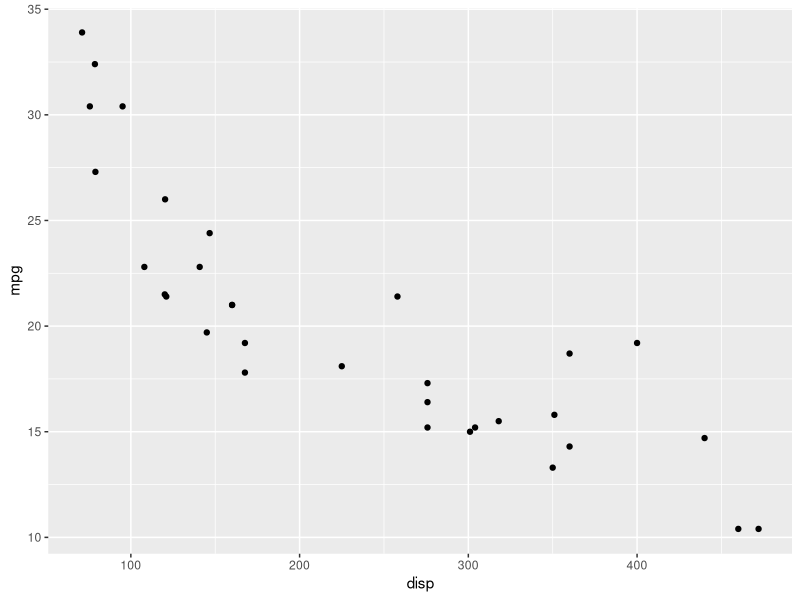
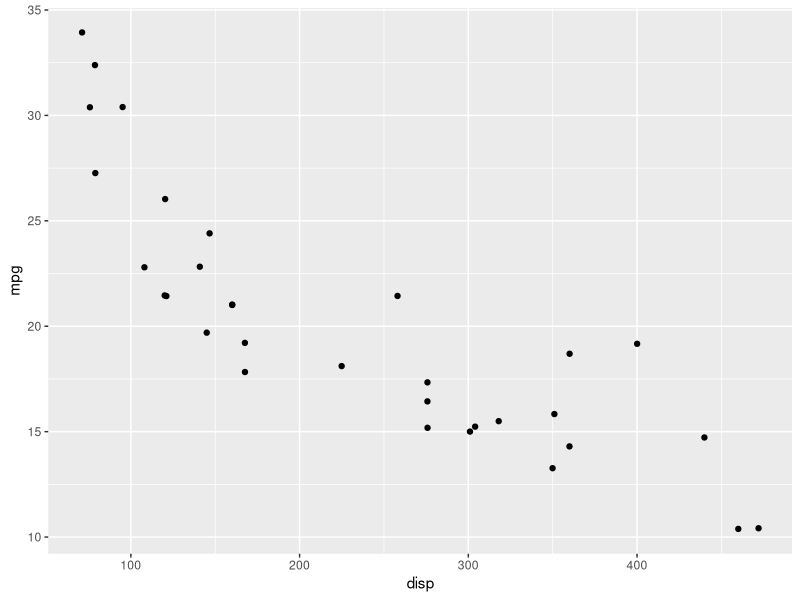
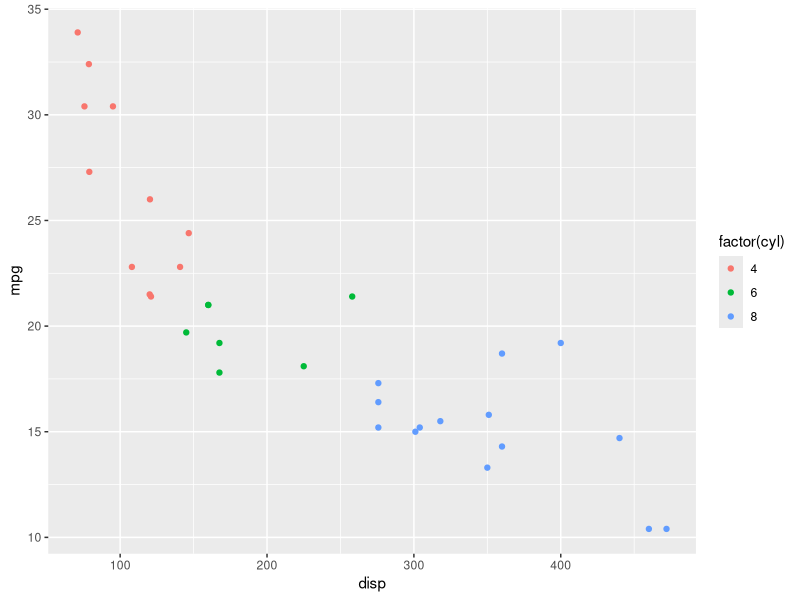
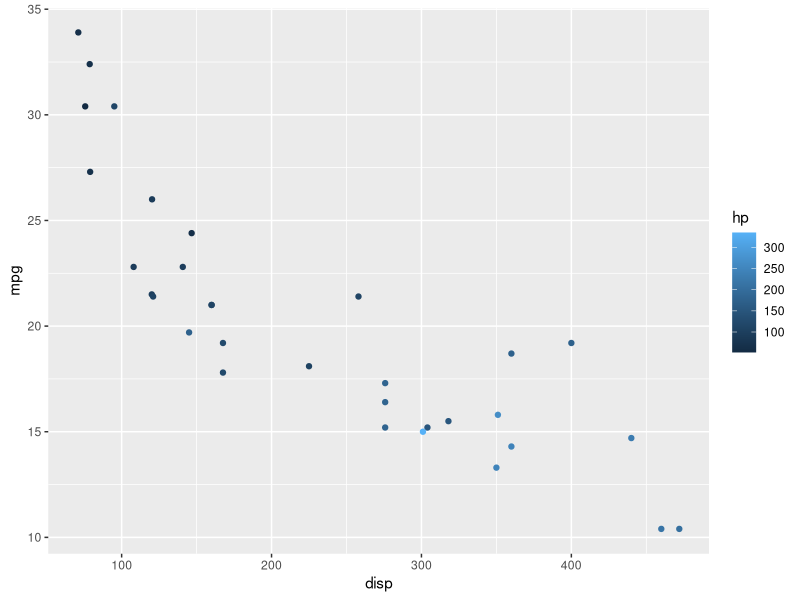
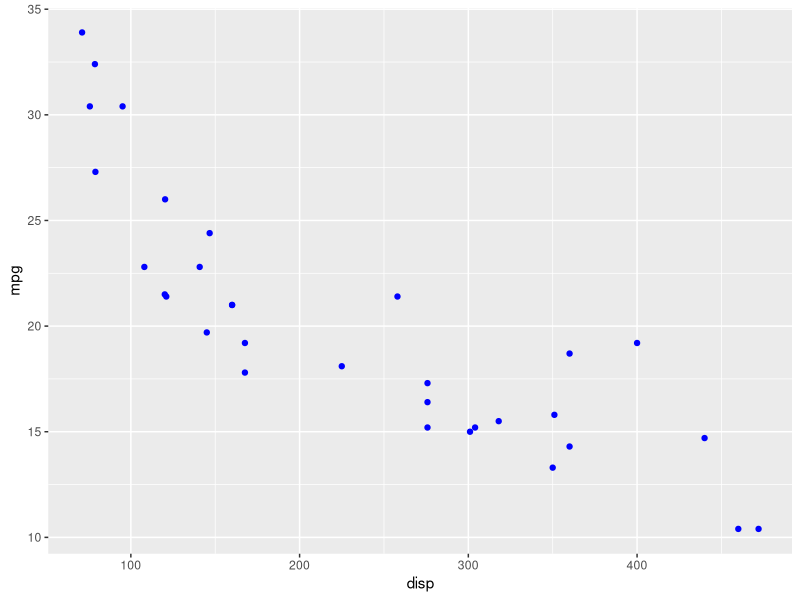
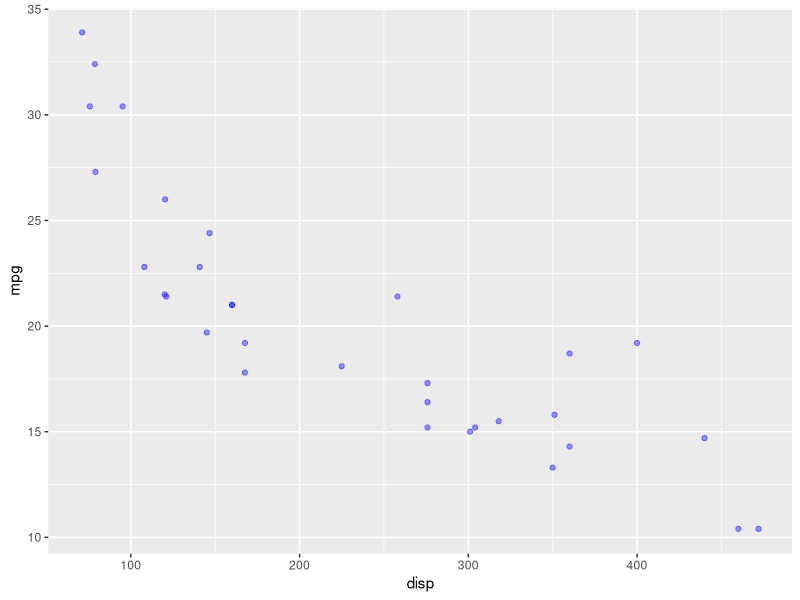
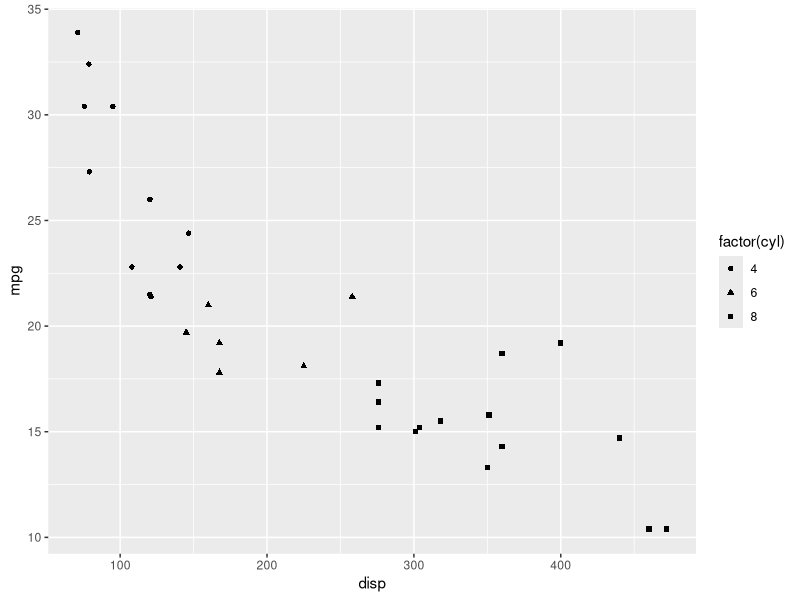
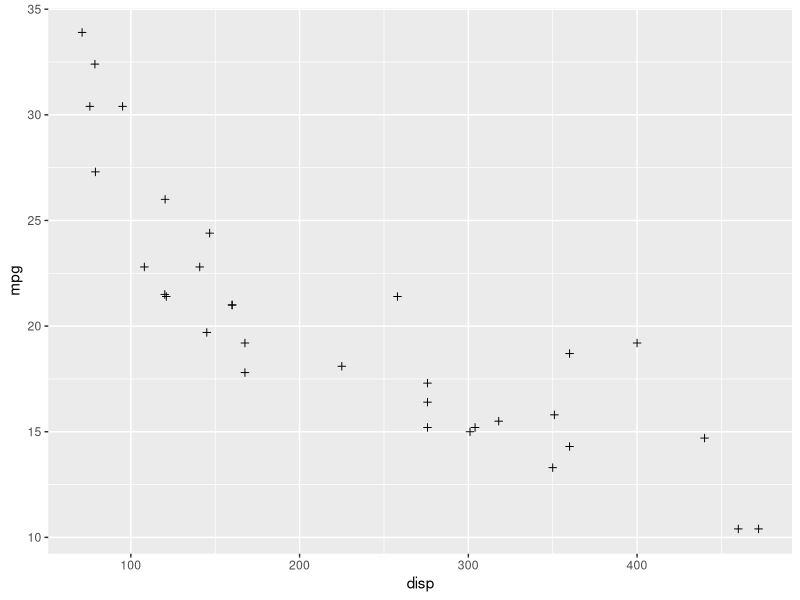

Write the R code that produced these figures, in order.
## ---- chunk 1
library(ggplot2)
library(readr)
## ---- chunk 2
ggplot(mtcars) +
  geom_point(aes(disp, mpg))
## ---- chunk 3
ggplot(mtcars) +
  geom_point(aes(disp, mpg), position = 'jitter')
## ---- chunk 4
ggplot(mtcars) +
  geom_point(aes(disp, mpg, color = factor(cyl)))
## ---- chunk 5
ggplot(mtcars) +
  geom_point(aes(disp, mpg, color = hp))
## ---- chunk 6
ggplot(mtcars) +
  geom_point(aes(disp, mpg), color = 'blue')
## ---- chunk 7
ggplot(mtcars) +
  geom_point(aes(disp, mpg), color = 'blue', alpha = 0.4)
## ---- chunk 8
ggplot(mtcars) +
  geom_point(aes(disp, mpg, shape = factor(cyl)))
## ---- chunk 9
ggplot(mtcars) +
  geom_point(aes(disp, mpg), shape = 3)
## ---- chunk 10
ggplot(mtcars) +
  geom_point(aes(disp, mpg, size = hp), color = 'blue')
## ---- chunk 11
ggplot(mtcars) +
  geom_point(aes(disp, mpg), size = 3)
## ---- chunk 12
ggplot(mtcars, aes(disp, mpg)) +
  geom_point() +
  geom_smooth(method = 'lm', se = FALSE)
## ---- chunk 13
ggplot(mtcars, aes(disp, mpg)) +
  geom_point() +
  geom_smooth(method = 'loess', se = FALSE)
## ---- chunk 14
ggplot(mtcars, aes(disp, mpg)) +
  geom_point() +
  geom_smooth(method = 'lm', se = TRUE)
## ---- chunk 15
ggplot(mtcars, aes(disp, mpg)) +
  geom_point() +
  geom_abline(slope = 29.59985, intercept = -0.04122)
